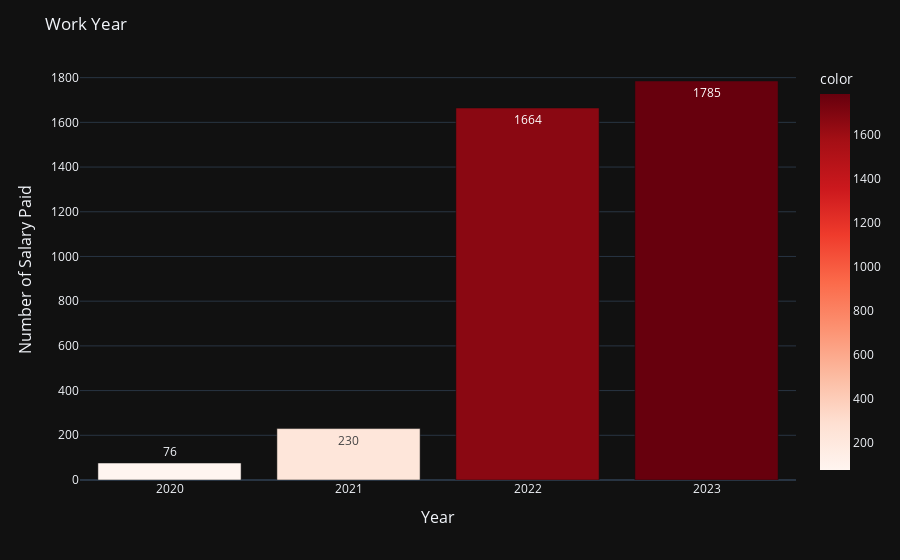

Notebook cell for this chart:
### Markdown cell above
## Work Year

### Code cell
work_year_counts = df_salaries["work_year"].value_counts().sort_index()
fig = px.bar(
            x=work_year_counts.index.astype('str'), 
            y=work_year_counts.values, 
            text=work_year_counts.values,
            color=work_year_counts.values,
            color_continuous_scale='Reds')

fig.update_layout(
    title='Work Year', 
    xaxis=dict(
        title='Year',
        titlefont_size=16
    ),
    yaxis=dict(
        title='Number of Salary Paid',
        titlefont_size=16
    ),
    template='plotly_dark',
)
fig.show()

### Figure 1 — Plotly figure (JSON) as saved in the notebook; plotly's stock layout.template omitted (floating-point values rounded to 4 significant figures)
{"data": [{"alignmentgroup": "True", "hovertemplate": "x=%{x}<br>y=%{y}<br>text=%{text}<br>color=%{marker.color}<extra></extra>", "legendgroup": "", "marker": {"color": [76, 230, 1664, 1785], "coloraxis": "coloraxis", "pattern": {"shape": ""}}, "name": "", "offsetgroup": "", "orientation": "v", "showlegend": false, "text": [76, 230, 1664, 1785], "textposition": "auto", "type": "bar", "x": ["2020", "2021", "2022", "2023"], "xaxis": "x", "y": [76, 230, 1664, 1785], "yaxis": "y"}], "layout": {"autosize": true, "barmode": "relative", "coloraxis": {"colorbar": {"title": {"text": "color"}}, "colorscale": [[0, "rgb(255,245,240)"], [0.125, "rgb(254,224,210)"], [0.25, "rgb(252,187,161)"], [0.375, "rgb(252,146,114)"], [0.5, "rgb(251,106,74)"], [0.625, "rgb(239,59,44)"], [0.75, "rgb(203,24,29)"], [0.875, "rgb(165,15,21)"], [1, "rgb(103,0,13)"]]}, "legend": {"tracegroupgap": 0}, "margin": {"t": 60}, "title": {"text": "Work Year"}, "xaxis": {"anchor": "y", "autorange": true, "domain": [0, 1], "range": [-0.5, 3.5], "title": {"font": {"size": 16}, "text": "Year"}, "type": "category"}, "yaxis": {"anchor": "x", "autorange": true, "domain": [0, 1], "range": [0, 1879.0], "title": {"font": {"size": 16}, "text": "Number of Salary Paid"}, "type": "linear"}}}
